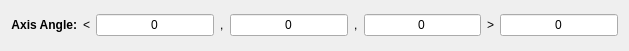
<?xml version="1.0" encoding="UTF-8"?>
<ui version="4.0">
 <class>AxisAngleWidget</class>
 <widget class="QWidget" name="AxisAngleWidget">
  <property name="geometry">
   <rect>
    <x>0</x>
    <y>0</y>
    <width>629</width>
    <height>51</height>
   </rect>
  </property>
  <property name="windowTitle">
   <string>Form</string>
  </property>
  <layout class="QGridLayout" name="gridLayout">
   <item row="0" column="0">
    <widget class="QLabel" name="label_32">
     <property name="styleSheet">
      <string notr="true">QLabel {
font-weight: bold;
font-size: 11px;
}</string>
     </property>
     <property name="text">
      <string>&lt;html&gt;&lt;head/&gt;&lt;body&gt;&lt;p&gt;&lt;span style=&quot; font-size:9pt;&quot;&gt;Axis Angle:&lt;/span&gt;&lt;/p&gt;&lt;/body&gt;&lt;/html&gt;</string>
     </property>
     <property name="alignment">
      <set>Qt::AlignRight|Qt::AlignTrailing|Qt::AlignVCenter</set>
     </property>
    </widget>
   </item>
   <item row="0" column="2">
    <widget class="QLineEdit" name="aa1">
     <property name="toolTip">
      <string/>
     </property>
     <property name="text">
      <string>0</string>
     </property>
     <property name="alignment">
      <set>Qt::AlignCenter</set>
     </property>
    </widget>
   </item>
   <item row="0" column="6">
    <widget class="QLineEdit" name="aa3">
     <property name="toolTip">
      <string/>
     </property>
     <property name="text">
      <string>0</string>
     </property>
     <property name="alignment">
      <set>Qt::AlignCenter</set>
     </property>
    </widget>
   </item>
   <item row="0" column="4">
    <widget class="QLineEdit" name="aa2">
     <property name="toolTip">
      <string/>
     </property>
     <property name="text">
      <string>0</string>
     </property>
     <property name="alignment">
      <set>Qt::AlignCenter</set>
     </property>
    </widget>
   </item>
   <item row="0" column="8">
    <widget class="QLineEdit" name="aa4">
     <property name="toolTip">
      <string/>
     </property>
     <property name="text">
      <string>0</string>
     </property>
     <property name="alignment">
      <set>Qt::AlignCenter</set>
     </property>
    </widget>
   </item>
   <item row="0" column="1">
    <widget class="QLabel" name="label">
     <property name="text">
      <string>&lt;</string>
     </property>
    </widget>
   </item>
   <item row="0" column="5">
    <widget class="QLabel" name="label_4">
     <property name="text">
      <string>,</string>
     </property>
    </widget>
   </item>
   <item row="0" column="3">
    <widget class="QLabel" name="label_3">
     <property name="text">
      <string>,</string>
     </property>
    </widget>
   </item>
   <item row="0" column="7">
    <widget class="QLabel" name="label_2">
     <property name="text">
      <string>&gt;</string>
     </property>
    </widget>
   </item>
  </layout>
 </widget>
 <tabstops>
  <tabstop>aa1</tabstop>
  <tabstop>aa2</tabstop>
  <tabstop>aa3</tabstop>
  <tabstop>aa4</tabstop>
 </tabstops>
 <resources/>
 <connections/>
</ui>
